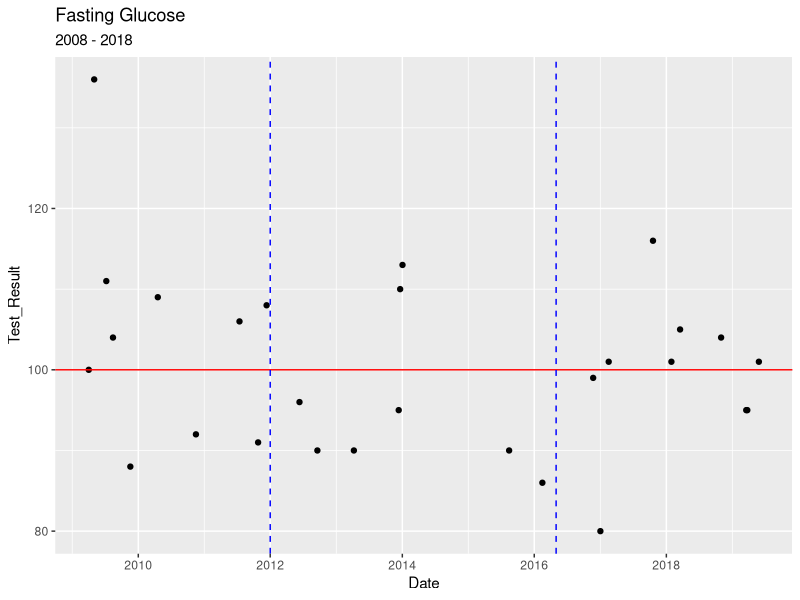

Generate this figure with R: (Note: this script raises an error after producing the figure.)
#005_plots.R


############
# initialize
############
require(tidyverse)
require(lubridate)   # ymd requires
#################
# Retrieve normalized, data f009 - present (local)
#################
result <- readr::read_csv("./data_norm/ALL_lab_data.csv")
glimpse(result)
#################
# Begin plots
#################

#################################
# Simple:   Fasting GLU over time
#################################

z <- result %>% filter(Test_Name== "GLU")

g <- ggplot(z, aes(x=Date,y=Test_Result)) +
	geom_point() +
    scale_x_date(date_labels = "%Y") +
    geom_hline(yintercept = 100, color="red") +
    labs (title = "Fasting Glucose",
          subtitle = "2008 - 2018") +
	geom_vline(data = tibble(    # adding layer!, own data
		x= ymd(c("2012-01-01","2016-05-01"))
		),
		mapping = aes(xintercept = as.numeric(x)),
		color = "blue",
		linetype= 2)   # dotted
            
g
summary(g)
###################################
#   Stop here
###################################

g <-  ggplot(result, aes(x=Date, y=Test_Result)) +
    facet_wrap(~Test_Name, nrows=5)

 g + geom_point()

####################
g <-filter(result, Test_Name == "eGFR") %>% 
    ggplot(aes(x=Date, y=Test_Result))
g + geom_point()

g <-filter(result, Test_Name == "Trig") %>% 
    ggplot(aes(x=Date, y=Test_Result))
g + geom_point()

g <-filter(result, Test_Name == "Ur_Oxalate24") %>% 
    ggplot(aes(x=Date, y=Test_Result))
g + geom_point()

g <-filter(result, Test_Name == "GLU") %>% 
    ggplot(aes(x=Date, y=Test_Result))
g + geom_point()

########################
#  WANT this!
#######################

# look at this
# https://stackoverflow.com/questions/41231903/ggplot2-how-to-add-text-to-multiple-vertical-lines-geom-vlines-on-a-time-x-ax?noredirect=1&lq=1

tmp <- data.frame(x=rep(seq(as.Date(0, origin="1970-01-01"),
							length=36, by="1 month"), 2),
				  y=rnorm(72),
				  category=gl(2,36))
p <- ggplot(tmp, aes(x, y, colour=category)) +
	#layer(geom="line") +
	geom_vline(aes(xintercept=as.POSIXct(
		as.Date(c("2016-12-01","2017-02-01")))   ),
			   linetype=4, colour="black")
print(p)
# as.POSIXct(as.Date(c("2016-12-01","2017-02-01")))
